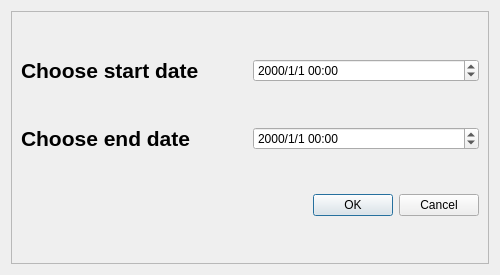
<?xml version="1.0" encoding="UTF-8"?>
<ui version="4.0">
 <class>Dialog</class>
 <widget class="QDialog" name="Dialog">
  <property name="geometry">
   <rect>
    <x>0</x>
    <y>0</y>
    <width>500</width>
    <height>275</height>
   </rect>
  </property>
  <property name="minimumSize">
   <size>
    <width>0</width>
    <height>0</height>
   </size>
  </property>
  <property name="windowTitle">
   <string>Dialog</string>
  </property>
  <layout class="QGridLayout" name="gridLayout">
   <item row="0" column="0">
    <widget class="QFrame" name="frame">
     <property name="enabled">
      <bool>true</bool>
     </property>
     <property name="minimumSize">
      <size>
       <width>400</width>
       <height>200</height>
      </size>
     </property>
     <property name="frameShape">
      <enum>QFrame::StyledPanel</enum>
     </property>
     <property name="frameShadow">
      <enum>QFrame::Raised</enum>
     </property>
     <layout class="QGridLayout" name="gridLayout_2">
      <item row="0" column="0">
       <layout class="QHBoxLayout" name="horizontalLayout">
        <item>
         <widget class="QLabel" name="lb_start">
          <property name="font">
           <font>
            <pointsize>16</pointsize>
            <weight>75</weight>
            <bold>true</bold>
           </font>
          </property>
          <property name="text">
           <string>Choose start date</string>
          </property>
         </widget>
        </item>
        <item>
         <widget class="QDateTimeEdit" name="dte_start">
          <property name="displayFormat">
           <string>yyyy/M/d hh:mm</string>
          </property>
         </widget>
        </item>
       </layout>
      </item>
      <item row="1" column="0">
       <layout class="QHBoxLayout" name="horizontalLayout_2">
        <item>
         <widget class="QLabel" name="lb_end">
          <property name="font">
           <font>
            <pointsize>16</pointsize>
            <weight>75</weight>
            <bold>true</bold>
           </font>
          </property>
          <property name="text">
           <string>Choose end date</string>
          </property>
         </widget>
        </item>
        <item>
         <widget class="QDateTimeEdit" name="dte_end">
          <property name="displayFormat">
           <string>yyyy/M/d hh:mm</string>
          </property>
         </widget>
        </item>
       </layout>
      </item>
      <item row="2" column="0">
       <widget class="QDialogButtonBox" name="buttonBox">
        <property name="orientation">
         <enum>Qt::Horizontal</enum>
        </property>
        <property name="standardButtons">
         <set>QDialogButtonBox::Cancel|QDialogButtonBox::Ok</set>
        </property>
       </widget>
      </item>
     </layout>
    </widget>
   </item>
  </layout>
 </widget>
 <resources/>
 <connections>
  <connection>
   <sender>buttonBox</sender>
   <signal>accepted()</signal>
   <receiver>Dialog</receiver>
   <slot>accept()</slot>
   <hints>
    <hint type="sourcelabel">
     <x>248</x>
     <y>254</y>
    </hint>
    <hint type="destinationlabel">
     <x>157</x>
     <y>274</y>
    </hint>
   </hints>
  </connection>
  <connection>
   <sender>buttonBox</sender>
   <signal>rejected()</signal>
   <receiver>Dialog</receiver>
   <slot>reject()</slot>
   <hints>
    <hint type="sourcelabel">
     <x>316</x>
     <y>260</y>
    </hint>
    <hint type="destinationlabel">
     <x>286</x>
     <y>274</y>
    </hint>
   </hints>
  </connection>
 </connections>
</ui>
